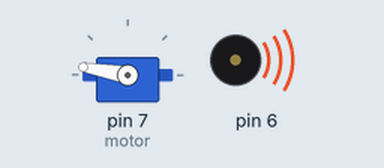
Simulated run of this sketch. Board: Arduino Uno, built with avr-gcc and run on an emulated ATmega328P. Shown: servo, buzzer (waves = sounding).

Above: at 0.05 s.
At 1.2 s:
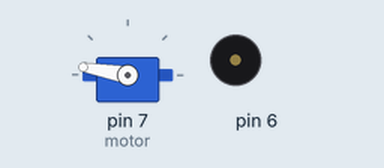
At 2.45 s:
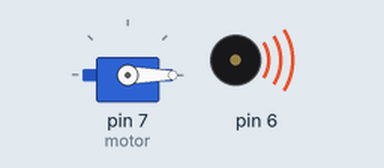
At 3.6 s:
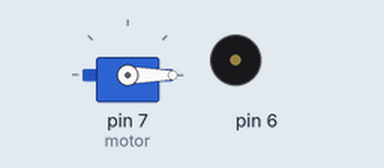
Timing chart, 0 to 8.3 s (numbered marks = the images above):
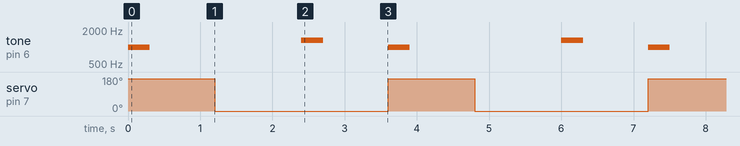

The sketch:

ServoMotor.ino
```cpp
#include <Servo.h>
#include "pitches.h"
Servo motor;
void setup()
{


}
void loop()
{
     motor.attach(7);
    motor.write(170);
    tone(6, NOTE_B5, 300);
    delay(1200);
    motor.write(0);
    delay(1200);
    motor.write(-45);
    tone(6, NOTE_E6, 300);
    delay(1200);

}
// well, this sucks :)
```

pitches.h
```cpp
/*************************************************
 * Public Constants
 *************************************************/

#define NOTE_B0  31
#define NOTE_C1  33
#define NOTE_CS1 35
#define NOTE_D1  37
#define NOTE_DS1 39
#define NOTE_E1  41
#define NOTE_F1  44
#define NOTE_FS1 46
#define NOTE_G1  49
#define NOTE_GS1 52
#define NOTE_A1  55
#define NOTE_AS1 58
#define NOTE_B1  62
#define NOTE_C2  65
#define NOTE_CS2 69
#define NOTE_D2  73
#define NOTE_DS2 78
#define NOTE_E2  82
#define NOTE_F2  87
#define NOTE_FS2 93
#define NOTE_G2  98
#define NOTE_GS2 104
#define NOTE_A2  110
#define NOTE_AS2 117
#define NOTE_B2  123
#define NOTE_C3  131
#define NOTE_CS3 139
#define NOTE_D3  147
#define NOTE_DS3 156
#define NOTE_E3  165
#define NOTE_F3  175
#define NOTE_FS3 185
#define NOTE_G3  196
#define NOTE_GS3 208
#define NOTE_A3  220
#define NOTE_AS3 233
#define NOTE_B3  247
#define NOTE_C4  262
#define NOTE_CS4 277
#define NOTE_D4  294
#define NOTE_DS4 311
#define NOTE_E4  330
#define NOTE_F4  349
#define NOTE_FS4 370
#define NOTE_G4  392
#define NOTE_GS4 415
#define NOTE_A4  440
#define NOTE_AS4 466
#define NOTE_B4  494
#define NOTE_C5  523
#define NOTE_CS5 554
#define NOTE_D5  587
#define NOTE_DS5 622
#define NOTE_E5  659
#define NOTE_F5  698
#define NOTE_FS5 740
#define NOTE_G5  784
#define NOTE_GS5 831
#define NOTE_A5  880
#define NOTE_AS5 932
#define NOTE_B5  988
#define NOTE_C6  1047
#define NOTE_CS6 1109
#define NOTE_D6  1175
#define NOTE_DS6 1245
#define NOTE_E6  1319
#define NOTE_F6  1397
#define NOTE_FS6 1480
#define NOTE_G6  1568
#define NOTE_GS6 1661
#define NOTE_A6  1760
#define NOTE_AS6 1865
#define NOTE_B6  1976
#define NOTE_C7  2093
#define NOTE_CS7 2217
#define NOTE_D7  2349
#define NOTE_DS7 2489
#define NOTE_E7  2637
#define NOTE_F7  2794
#define NOTE_FS7 2960
#define NOTE_G7  3136
#define NOTE_GS7 3322
#define NOTE_A7  3520
#define NOTE_AS7 3729
#define NOTE_B7  3951
#define NOTE_C8  4186
#define NOTE_CS8 4435
#define NOTE_D8  4699
#define NOTE_DS8 4978
// do=E  re=F  mi=G  fa=A  sol=B  la=C  si=D
```

Measured:
- by itself, tone on pin 6: repeats every 3.6 s: silent 2.1 s, 1319 Hz 0.30 s, silent 0.90 s, 988 Hz 0.30 s
- by itself, servo on pin 7 (motor): alternates 170° for 1.2 s and 0° for 2.4 s
